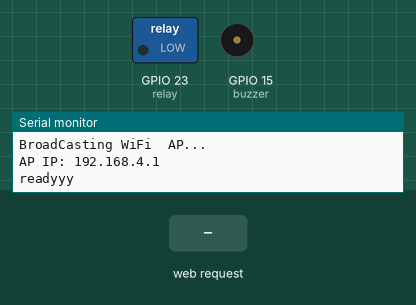
Recording of a program running on a simulated ESP32. Shown: switched loads named in the program (green lamp = pin HIGH), buzzer (waves = sounding, pin HIGH), the last lines printed to the serial monitor. Inputs (shaded band) come from the test bench. WiFi joins after 1.5 s; servers stay silent unless stated.

Above: at 1.2 s.
1.3 s: HTTP request GET /set received
At 2.6 s:
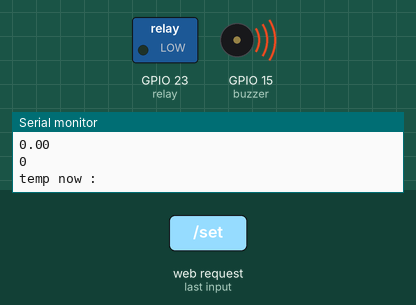
Timing chart, 0 to 4.3 s (numbered marks = the images above; inputs shaded):
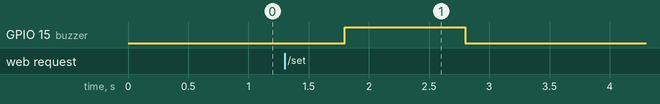

Measured:
- after the input at 1.3 s, GPIO 15 (buzzer): LOW → HIGH after 0.50 s, → LOW 1.0 s later

The program:

main.cpp
```cpp
#include <Arduino.h>
#include <MAX6675.h>
#include <WebServer.h>
#include <WiFi.h>

int thermoSO = 19;
int thermoCS = 5;
int thermoSCK = 18;
int relay = 23;
int buzzer = 15;

MAX6675 thermocouple (thermoSCK, thermoCS, thermoSO);

String ssid_saved = "";
String pass_saved = "";

const char* ap_ssid = "ESP32-Controller";
const char* ap_pass = "12345678";

WebServer server(80);

float tempAssign = 0;
unsigned long taskDuration = 0;
unsigned long taskStartTime =0;
bool taskRunning = false;

void startAP();
void setupWebServer();
float readCelsius(){
  float t = thermocouple.getCelsius();
  if (isnan(t) || t>0)
  {
    Serial.println("Sensor tidak terbaca!");
    return -1;

  }
  return t;
}


void setup()
{
  Serial.begin(9600);
  pinMode(relay, OUTPUT);
  digitalWrite(relay, LOW);
  pinMode(buzzer, OUTPUT);
  digitalWrite(buzzer, LOW);

  Serial.println("\nInitialize Device...");

  if (ssid_saved.length()> 1){
    WiFi.begin(ssid_saved.c_str(), pass_saved.c_str());
    Serial.print("Connecting...");
    if (WiFi.waitForConnectResult() != WL_CONNECTED)
    {
      startAP();
    }

  } else{
    startAP();
  }

  setupWebServer();

}

void loop()
{
  server.handleClient();

  if (taskRunning)
  {
    float tempNow =thermocouple.getCelsius();

    Serial.print("temp now : ");
    Serial.println();

    if (tempNow < tempAssign)
    {
      digitalWrite(relay, HIGH);
    }else{
      digitalWrite(relay, LOW);
      delay(500);
    }
    if (millis() - taskStartTime >= taskDuration);
    {
      digitalWrite(relay, LOW);
      digitalWrite(buzzer, HIGH);
      delay(1000);
      digitalWrite(buzzer, LOW);
      taskRunning = false;
      Serial.print("task completed");
    }
  }
}


void startAP()
{
  Serial.println("\nBroadCasting WiFi  AP...");
  WiFi.softAP(ap_ssid, ap_pass);
  Serial.print("AP IP: ");
  Serial.println(WiFi.softAPIP());

}

void setupWebServer()
{
  server.on("/",[](){
    String html =
      "<h1>ESP32 Controller</h1>"
      "<form action='/set'>"
      "Target Temp: <input name='t' type='number'><br>"
      "Duration (ms): <input name='d' type='number'><br>"
      "<button>Start Task</button>"
      "</form>";
    server.send(200,"text/html", html);

  });
  server.on("/set",[](){
    tempAssign = server.arg("t").toFloat();
    taskDuration = server.arg("d").toInt();
    taskStartTime = millis();
    taskRunning = true;

    server.send(200, "text/plain", "Task started!");
    Serial.println("Task assign: ");
    Serial.println((float)tempAssign, 2);
    Serial.println((unsigned long)taskDuration);
  });

  server.begin();
  Serial.println("readyyy");

}
```
